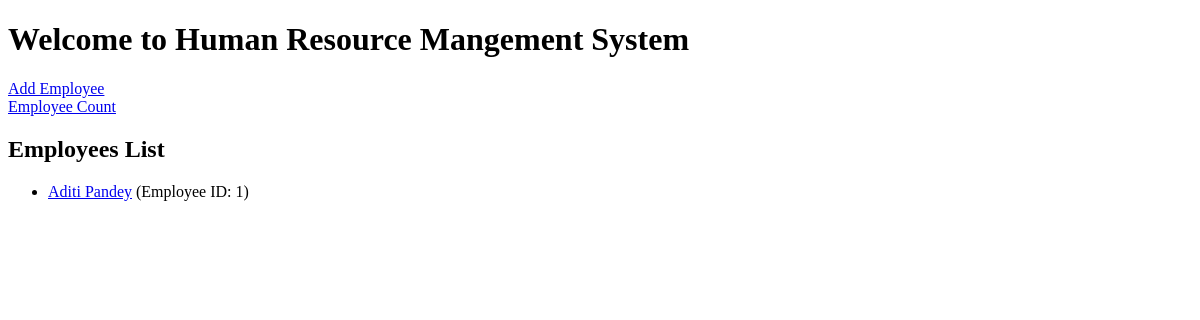
Before: / with the older database file.
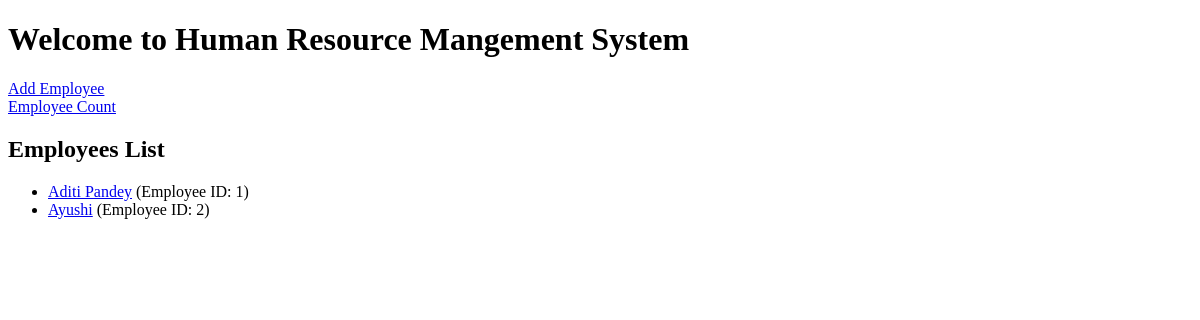
After: the same page with the newer database file.
### BasicHRMS/models.py (models this page shows, shortened)
class Employee(models.Model):
    name = models.CharField(max_length=100)
    designation = models.CharField(max_length=100)
    department = models.CharField(max_length=100)
    date_of_joining = models.DateField()
    attendance_date = models.DateField(default=datetime.date.today)
    is_present = models.BooleanField(default=False)
    class Meta:
        app_label = 'BasicHRMS'

### BasicHRMS/views.py (the view)
# urls.py: path('', home, name='home'),
def home(request):
    employees = Employee.objects.all()
    return render(request, 'home.html', {'employees': employees})

### BasicHRMS/templates/home.html (shortened to what this page needs)
<!DOCTYPE html>
<html lang="en">
<head>
</head>
<body>
    <h1>Welcome to Human Resource Mangement System</h1>
    <a href="http://127.0.0.1:8000/add_employee/">Add Employee</a><br>
    <a href="http://127.0.0.1:8000/employee_count/">Employee Count</a>
    <h2>Employees List</h2>
    <ul>
        {% for employee in employees %}
            <li>
                <a href="{% url 'employee_details' employee_id=employee.id %}">{{ employee.name }}</a>
                (Employee ID: {{ employee.id }})
            </li>
        {% endfor %}
    </ul>
</body>
</html>

Changed rows visible on the page:
added Employee: name "Ayushi", id "2"
